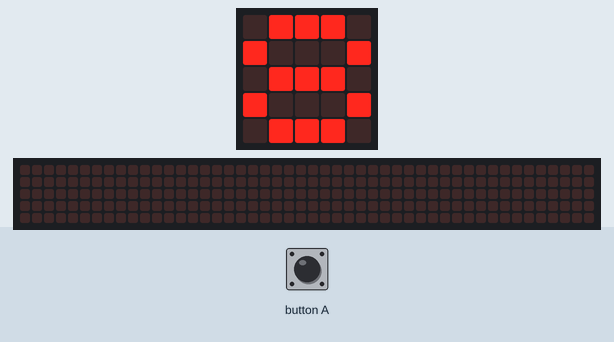
Simulated run of this program. Board: BBC micro:bit (MakeCode). Shown: the board's 5×5 LED display, a strip that is not on the board, showing the scrolling text unrolled. The test bench sets the inputs (shaded band). The 48×5 strip is a reading aid, not a part: it shows the text the display is scrolling, unrolled, one strip-width of it at a time.

Above: at 2.3 s.
2.4 s: button A pressed for 0.15 s
At 8.2 s:
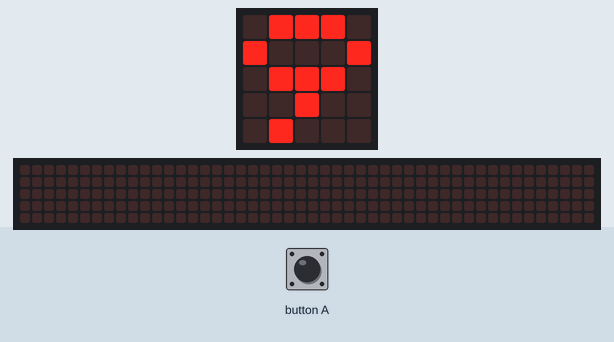
8.5 s: button A pressed for 0.15 s
At 11.5 s:
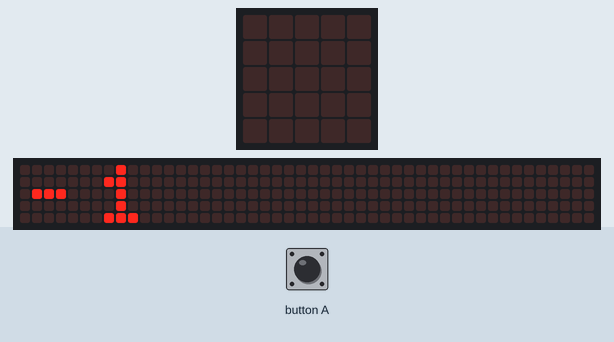
Timing chart, 0 to 13.0 s (numbered marks = the images above; inputs shaded):
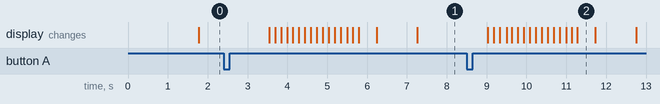

The program:

main.ts
```typescript
input.onButtonPressed(Button.A, function () {
    contador = 0
})
let contador = 0
contador = 10
basic.forever(function () {
    contador += -1
    basic.showNumber(contador)
    if (contador < 1) {
        contador = 10
    }
    basic.pause(1000)
})
```

test.ts
```typescript
// aquí va el archivo "tests"; esto no se compilará cuando este paquete se utilice como una extensión.
```

Measured:
- after the input at 2.4 s, the display: first changes after 1.1 s (image 1 shows a later state)
- after the input at 8.5 s, the display: first changes after 0.53 s (image 2 shows a later state)
- what the display in image 2 shows lasts 0.4 s, from 11.3 s to 11.7 s
